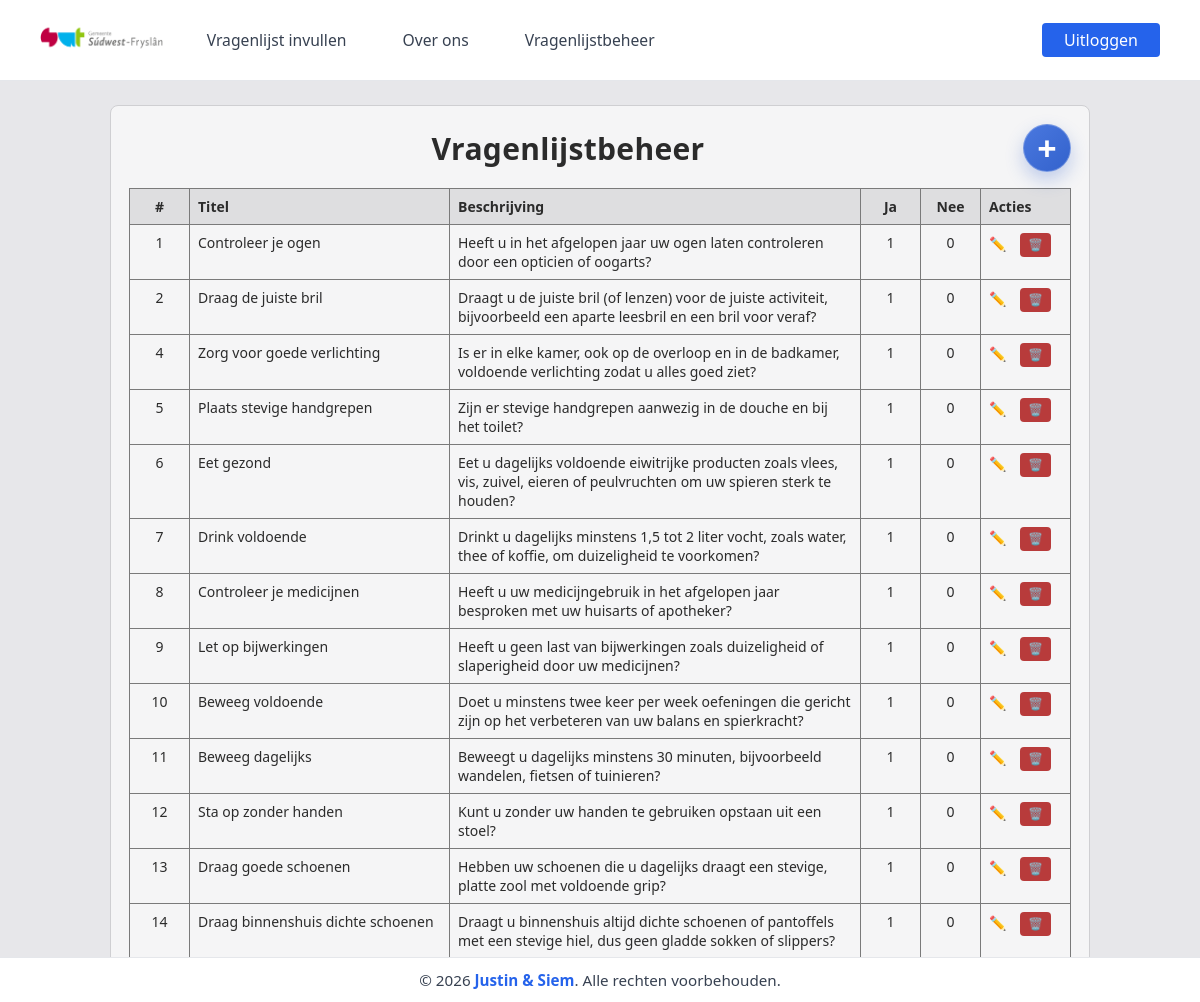
/vragenlijstbeheer/ (signed in), run on an earlier commit of the app's database.
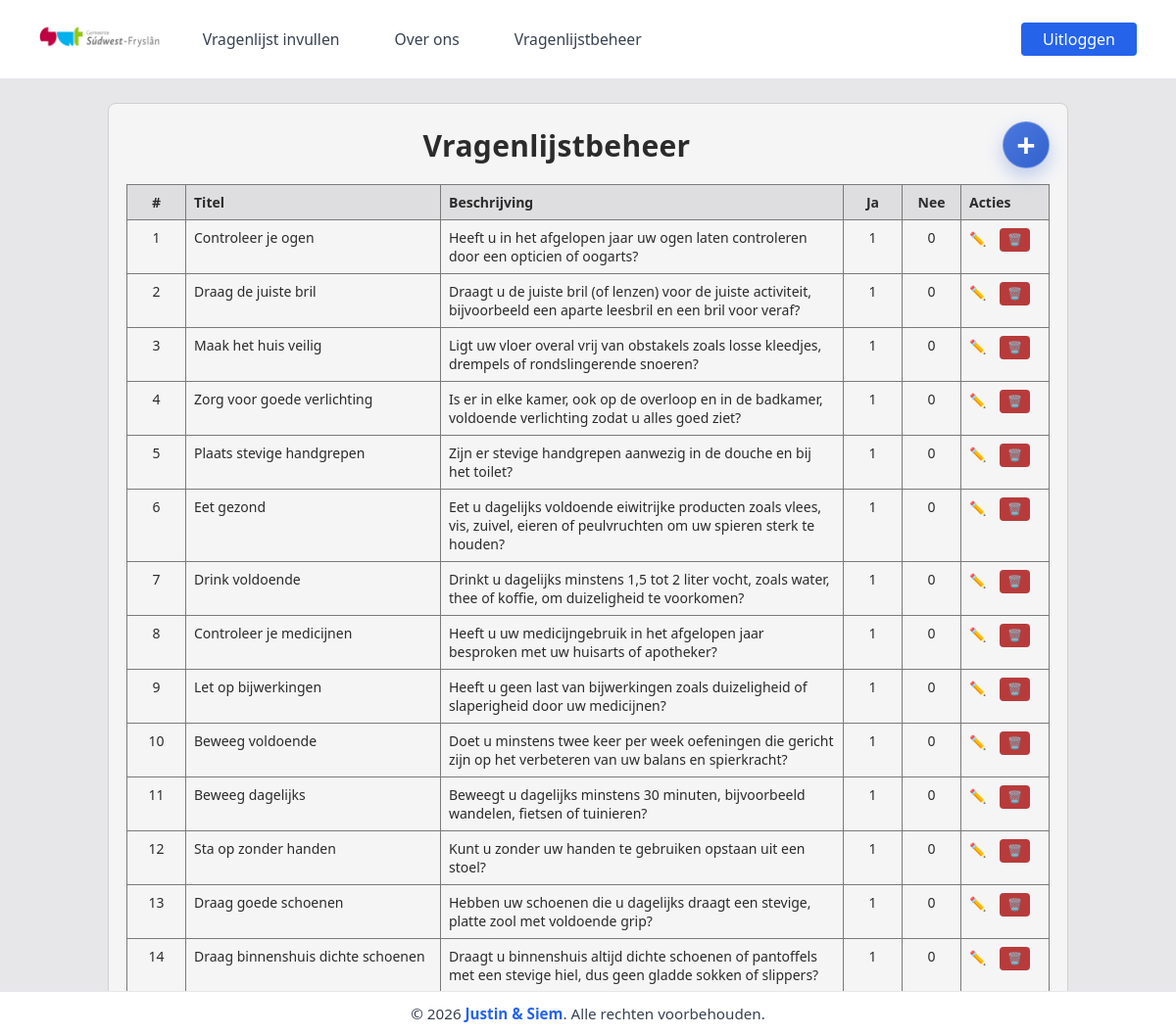
And on a later commit of the database.
### home/models.py (models this page shows, shortened)
class Vragen(models.Model):
	categorie = models.CharField(max_length=80, blank=True, default="")
	emoji = models.CharField(max_length=16, blank=True, default="")
	vraag = models.CharField(max_length=255)
	extra_info = models.CharField(max_length=255, blank=True)
	weging = models.IntegerField(default=0)
	weging_nee = models.IntegerField(default=0)
	volgorde = models.IntegerField()

### vragenlijstbeheer/views.py (the view, shortened to what this page needs)
# urls.py: path('', views.index, name='index'),
@login_required(login_url="/login/")
def index(request):
    edit_id = _parse_int(request.GET.get("edit"), 0)
    vragen = Vragen.objects.order_by("volgorde", "id")
    return render(
        request,
        "vragenlijstbeheer/index.html",
        {
            "vragen": vragen,
            "edit_id": edit_id,
        },
    )

### vragenlijstbeheer/views.py (called while the page is built)
def _parse_int(value: str, fallback: int) -> int:
    try:
        return int(value)
    except (TypeError, ValueError):
        return fallback

### vragenlijstbeheer/templates/vragenlijstbeheer/index.html (shortened to what the changed rows need)
{% extends 'base.html' %} {% load static %}  {% block extra_head %}
<link
  rel="stylesheet"
  href="{% static 'vragenlijstbeheer/vragenlijstbeheer.css' %}"
/>
{% endblock %} {% block content %}
<main class="beheer-wrap">
  <section class="beheer-card" aria-label="Vragenlijst beheer">
    <div class="beheer-topbar">
      <h1>Vragenlijstbeheer</h1>
    </div>
    <div class="table-scroll">
      <table class="beheer-table">
        <thead>
          <tr>
            <th>#</th>
            <th>Titel</th>
            <th>Beschrijving</th>
            <th>Ja</th>
            <th>Nee</th>
            <th>Acties</th>
          </tr>
        </thead>
        <tbody>
          {% for vraag in vragen %} {% if edit_id == vraag.id %}
          <tr>
            <td>
              <input
                class="beheer-input beheer-input-number"
                type="number"
                name="volgorde"
                value="{{ vraag.volgorde }}"
                form="edit-form-{{ vraag.id }}"
                min="1"
                aria-label="#"
              />
            </td>
            <td>
              <input
                class="beheer-input"
                type="text"
                name="vraag"
                value="{{ vraag.vraag }}"
                form="edit-form-{{ vraag.id }}"
                required
              />
            </td>
            <td>
              <textarea
                class="beheer-textarea"
                name="extra_info"
                rows="3"
                form="edit-form-{{ vraag.id }}"
              >
{{ vraag.extra_info }}</textarea
              >
            </td>
            <td>
              <input
                class="beheer-input beheer-input-number"
                type="number"
                name="weging"
                value="{{ vraag.weging }}"
                form="edit-form-{{ vraag.id }}"
                min="0"
                aria-label="Punten Ja"
              />
            </td>
            <td>
              <input
                class="beheer-input beheer-input-number"
                type="number"
                name="weging_nee"
                value="{{ vraag.weging_nee }}"
                form="edit-form-{{ vraag.id }}"
                min="0"
                aria-label="Punten Nee"
              />
            </td>
            <td class="acties-col">
              <form
                id="edit-form-{{ vraag.id }}"
                method="post"
                class="inline-form"
              >
                {% csrf_token %}
                <input type="hidden" name="actie" value="opslaan" />
                <input type="hidden" name="vraag_id" value="{{ vraag.id }}" />
                <button class="actie-btn" type="submit">✏️</button>
              </form>
              <a
                href="/vragenlijstbeheer/?edit={{ vraag.id }}"
                class="actie-link"
                >📝</a
              >
            </td>
          </tr>
          {% else %}
          <tr>
            <td>{{ vraag.volgorde }}</td>
            <td>{{ vraag.vraag }}</td>
            <td>{{ vraag.extra_info|default:'-' }}</td>
            <td>{{ vraag.weging }}</td>
            <td>{{ vraag.weging_nee }}</td>
            <td class="acties-col">
              <a
                href="/vragenlijstbeheer/?edit={{ vraag.id }}"
                class="actie-link"
                aria-label="Bewerk vraag {{ vraag.id }}"
                >✏️</a
              >
              <form method="post" class="inline-form">
                <button
                  type="submit"
                  class="actie-btn actie-btn-danger"
                  aria-label="Verwijder vraag {{ vraag.id }}"
                >
                  🗑️
                </button>
              </form>
            </td>
          </tr>
          {% endif %} {% empty %}
          <tr>
            <td colspan="6" class="leeg-regel">
              Er zijn nog geen vragen beschikbaar.
            </td>
          </tr>
          {% endfor %}
        </tbody>
      </table>
    </div>
  </section>
</main>
{% endblock %}

What changed in the data, as far as the page shows it:
added Vragen: volgorde "3", vraag "Maak het huis veilig", extra_info "Ligt uw vloer overal vrij van obstakels zoals losse kleedjes, drempels of rondslingerende snoeren?", weging "1", weging_nee "0"
